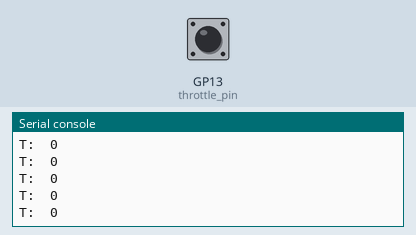
Recording of a program running on a simulated Raspberry Pi Pico running MicroPython. Parts: the last lines printed to the serial console. The test bench sets the inputs (shaded band); at power-on: GP13 (throttle_pin) LOW.

Above: at 1.2 s.
1.3 s: GP13 (throttle_pin) pulled HIGH for 0.15 s
At 1.47 s:
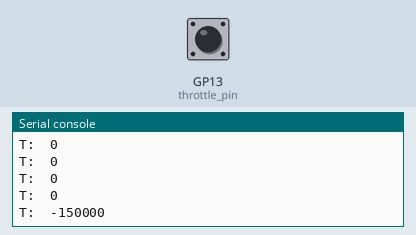
2.9 s: GP13 (throttle_pin) pulled HIGH for 1 s
At 3.93 s:
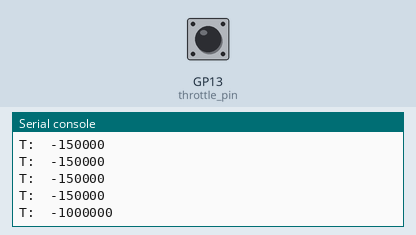
5.4 s: GP13 (throttle_pin) pulled HIGH for 3.2 s
At 8.65 s:
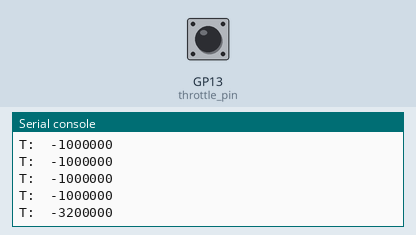
Timing chart, 0 to 10.2 s (numbered marks = the images above; inputs shaded):
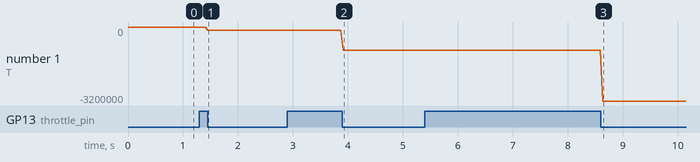

Measured:
- after the input at 1.3 s, the serial console: prints a new line after 0.16 s (image 1)
- after the input at 2.9 s, the serial console: prints a new line after 1.0 s (image 2)
- after the input at 5.4 s, the serial console: prints a new line after 3.2 s (image 3)
- plotted number 1: 0 → -150000 after the input at 1.3 s, -150000 → -1000000 after the input at 2.9 s, -1000000 → -3200000 after the input at 5.4 s

The program:

interrupt_simple.py
```python
from machine import Pin
from time import ticks_us, ticks_diff
import _thread
import time

# Steering pin connects channel 1 on the Traxxas receiver to GP15 on the Pico (pin 20)
# Throttle pin connects channel 3 on the Traxxas receiver to GP13 on the Pico (pin 17)

throttle_value = 0
start_throttle = 0

throttle_lock = _thread.allocate_lock()

def throttle_interrupt(pin):
    global throttle_value
    global start_throttle

    throttle_lock.acquire()
    if (pin.value()) :
        start_throttle = ticks_us()
    else:
        # On falling edge
        end_throttle = ticks_us()
        throttle_value = ticks_diff(start_throttle, end_throttle)
    throttle_lock.release()


throttle_pin = Pin(13, Pin.IN, Pin.PULL_DOWN)
throttle_pin.irq(throttle_interrupt, Pin.IRQ_RISING | Pin.IRQ_FALLING)

while True:

    throttle_lock.acquire()
    print("T: ",throttle_value)
    throttle_lock.release()

    time.sleep(0.05)
```
